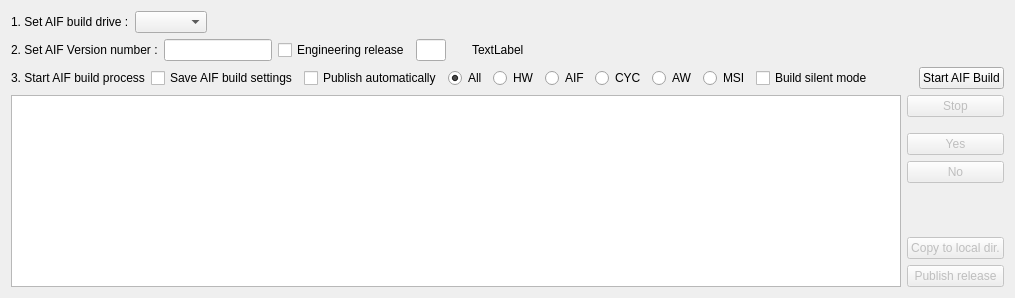
     <widget class="QWidget" name="tabAIF">
      <attribute name="title">
       <string> AIF </string>
      </attribute>
      <layout class="QVBoxLayout" name="verticalLayout_2">
       <item>
        <layout class="QHBoxLayout" name="horizontalLayout">
         <item>
          <widget class="QLabel" name="lblAIFBuildDrive">
           <property name="text">
            <string>1. Set AIF build drive :</string>
           </property>
          </widget>
         </item>
         <item>
          <widget class="QComboBox" name="cmbAIFBuildDrive"/>
         </item>
         <item>
          <spacer name="horizontalSpacer">
           <property name="orientation">
            <enum>Qt::Horizontal</enum>
           </property>
           <property name="sizeHint" stdset="0">
            <size>
             <width>40</width>
             <height>20</height>
            </size>
           </property>
          </spacer>
         </item>
        </layout>
       </item>
       <item>
        <layout class="QHBoxLayout" name="horizontalLayout_2">
         <item>
          <widget class="QLabel" name="lblAIFVersion">
           <property name="text">
            <string>2. Set AIF Version number :</string>
           </property>
          </widget>
         </item>
         <item>
          <widget class="QLineEdit" name="ledAIFVersion">
           <property name="sizePolicy">
            <sizepolicy hsizetype="Fixed" vsizetype="Fixed">
             <horstretch>0</horstretch>
             <verstretch>0</verstretch>
            </sizepolicy>
           </property>
           <property name="maximumSize">
            <size>
             <width>16777215</width>
             <height>16777215</height>
            </size>
           </property>
          </widget>
         </item>
         <item>
          <widget class="QCheckBox" name="chkAIFEngRelease">
           <property name="text">
            <string>Engineering release</string>
           </property>
          </widget>
         </item>
         <item>
          <widget class="QLineEdit" name="ledAIFENGNumber">
           <property name="sizePolicy">
            <sizepolicy hsizetype="Fixed" vsizetype="Fixed">
             <horstretch>0</horstretch>
             <verstretch>0</verstretch>
            </sizepolicy>
           </property>
           <property name="minimumSize">
            <size>
             <width>30</width>
             <height>0</height>
            </size>
           </property>
           <property name="maximumSize">
            <size>
             <width>30</width>
             <height>16777215</height>
            </size>
           </property>
          </widget>
         </item>
         <item>
          <spacer name="horizontalSpacer_7">
           <property name="orientation">
            <enum>Qt::Horizontal</enum>
           </property>
           <property name="sizeType">
            <enum>QSizePolicy::Fixed</enum>
           </property>
           <property name="sizeHint" stdset="0">
            <size>
             <width>20</width>
             <height>20</height>
            </size>
           </property>
          </spacer>
         </item>
         <item>
          <widget class="QLabel" name="lblAIFLabel">
           <property name="text">
            <string>TextLabel</string>
           </property>
          </widget>
         </item>
         <item>
          <spacer name="horizontalSpacer_2">
           <property name="orientation">
            <enum>Qt::Horizontal</enum>
           </property>
           <property name="sizeHint" stdset="0">
            <size>
             <width>20</width>
             <height>20</height>
            </size>
           </property>
          </spacer>
         </item>
        </layout>
       </item>
       <item>
        <layout class="QHBoxLayout" name="horizontalLayout_3">
         <item>
          <widget class="QLabel" name="lblAIFStartBuild">
           <property name="text">
            <string>3. Start AIF build process</string>
           </property>
          </widget>
         </item>
         <item>
          <widget class="QCheckBox" name="chkSaveAIFBuildSettings">
           <property name="text">
            <string>Save AIF build settings</string>
           </property>
          </widget>
         </item>
         <item>
          <widget class="QCheckBox" name="chkPublishAIFAuto">
           <property name="text">
            <string>Publish automatically</string>
           </property>
          </widget>
         </item>
         <item>
          <widget class="QRadioButton" name="rbAIFBuildALL">
           <property name="text">
            <string>All</string>
           </property>
           <property name="checked">
            <bool>true</bool>
           </property>
          </widget>
         </item>
         <item>
          <widget class="QRadioButton" name="rbAIFBuildHW">
           <property name="toolTip">
            <string>Build only DLLs</string>
           </property>
           <property name="text">
            <string>HW</string>
           </property>
          </widget>
         </item>
         <item>
          <widget class="QRadioButton" name="rbAIFBuildAIF">
           <property name="toolTip">
            <string>Copy AIF tcl files to D:\</string>
           </property>
           <property name="text">
            <string>AIF</string>
           </property>
          </widget>
         </item>
         <item>
          <widget class="QRadioButton" name="rbAIFBuildCYC">
           <property name="toolTip">
            <string>Copy Cycler tcl files to D:\</string>
           </property>
           <property name="text">
            <string>CYC</string>
           </property>
          </widget>
         </item>
         <item>
          <widget class="QRadioButton" name="rbAIFBuildAW">
           <property name="toolTip">
            <string>Create AW package</string>
           </property>
           <property name="text">
            <string>AW</string>
           </property>
          </widget>
         </item>
         <item>
          <widget class="QRadioButton" name="rbAIFBuildMSI">
           <property name="toolTip">
            <string>Make MSI from files stored on D:\</string>
           </property>
           <property name="text">
            <string>MSI</string>
           </property>
          </widget>
         </item>
         <item>
          <widget class="QCheckBox" name="chkAIFSilent">
           <property name="text">
            <string>Build silent mode</string>
           </property>
          </widget>
         </item>
         <item>
          <spacer name="horizontalSpacer_3">
           <property name="orientation">
            <enum>Qt::Horizontal</enum>
           </property>
           <property name="sizeHint" stdset="0">
            <size>
             <width>40</width>
             <height>20</height>
            </size>
           </property>
          </spacer>
         </item>
         <item>
          <widget class="QPushButton" name="pbStartAIFBuild">
           <property name="text">
            <string>Start AIF Build</string>
           </property>
           <property name="icon">
            <iconset resource="vtitestmanager.qrc">
             <normaloff>:/images/start.png</normaloff>:/images/start.png</iconset>
           </property>
          </widget>
         </item>
        </layout>
       </item>
       <item>
        <layout class="QHBoxLayout" name="horizontalLayout_4">
         <item>
          <widget class="QPlainTextEdit" name="ptAIFStdOut"/>
         </item>
         <item>
          <layout class="QVBoxLayout" name="verticalLayout">
           <item>
            <widget class="QPushButton" name="pbAIFHalt">
             <property name="enabled">
              <bool>false</bool>
             </property>
             <property name="text">
              <string>Stop</string>
             </property>
             <property name="icon">
              <iconset resource="vtitestmanager.qrc">
               <normaloff>:/images/stop.png</normaloff>:/images/stop.png</iconset>
             </property>
            </widget>
           </item>
           <item>
            <spacer name="verticalSpacer_4">
             <property name="orientation">
              <enum>Qt::Vertical</enum>
             </property>
             <property name="sizeType">
              <enum>QSizePolicy::Fixed</enum>
             </property>
             <property name="sizeHint" stdset="0">
              <size>
               <width>20</width>
               <height>10</height>
              </size>
             </property>
            </spacer>
           </item>
           <item>
            <widget class="QPushButton" name="pbAIFYes">
             <property name="enabled">
              <bool>false</bool>
             </property>
             <property name="text">
              <string>Yes</string>
             </property>
             <property name="icon">
              <iconset resource="vtitestmanager.qrc">
               <normaloff>:/images/ok.png</normaloff>:/images/ok.png</iconset>
             </property>
            </widget>
           </item>
           <item>
            <widget class="QPushButton" name="pbAIFNo">
             <property name="enabled">
              <bool>false</bool>
             </property>
             <property name="text">
              <string>No</string>
             </property>
             <property name="icon">
              <iconset resource="vtitestmanager.qrc">
               <normaloff>:/images/cancel.png</normaloff>:/images/cancel.png</iconset>
             </property>
            </widget>
           </item>
           <item>
            <spacer name="verticalSpacer">
             <property name="orientation">
              <enum>Qt::Vertical</enum>
             </property>
             <property name="sizeHint" stdset="0">
              <size>
               <width>20</width>
               <height>40</height>
              </size>
             </property>
            </spacer>
           </item>
           <item>
            <widget class="QPushButton" name="pbCopyAIFRelease">
             <property name="enabled">
              <bool>false</bool>
             </property>
             <property name="text">
              <string>Copy to local dir.</string>
             </property>
             <property name="icon">
              <iconset resource="vtitestmanager.qrc">
               <normaloff>:/images/releases.png</normaloff>:/images/releases.png</iconset>
             </property>
            </widget>
           </item>
           <item>
            <widget class="QPushButton" name="pbPublishAIFRelease">
             <property name="enabled">
              <bool>false</bool>
             </property>
             <property name="text">
              <string>Publish release</string>
             </property>
             <property name="icon">
              <iconset resource="vtitestmanager.qrc">
               <normaloff>:/images/releases.png</normaloff>:/images/releases.png</iconset>
             </property>
            </widget>
           </item>
          </layout>
         </item>
        </layout>
       </item>
      </layout>
     </widget>
